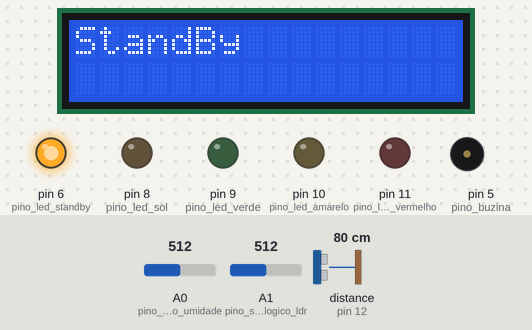
Bench run of a sketch on a simulated Arduino Uno, built with avr-gcc and run on an emulated ATmega328P. Parts: 16×2 character LCD, output pins drawn as LEDs (lit = HIGH), buzzer (waves = sounding, pin HIGH). Wiring (inferred from the names in the program): ultrasonic range finder: trigger pin 13; echo pin 12. The inputs (shaded band) are chosen by the test bench; at power-on: distance to the obstacle (sensor on pin 12) 80 cm, A1 (pino_sinal_analogico_ldr) = 512, A0 (pino_sinal_analogico_umidade) = 512. The echo pulse lasts 58.3 µs per cm; pins used as bus, display or sensor lines are not drawn; what the sketch prints to the serial monitor is not drawn.

Above: at 1.3 s.
1.4 s: distance to the obstacle (sensor on pin 12) set to 56 cm
3.5 s: distance to the obstacle (sensor on pin 12) set to 45 cm
At 5.5 s:
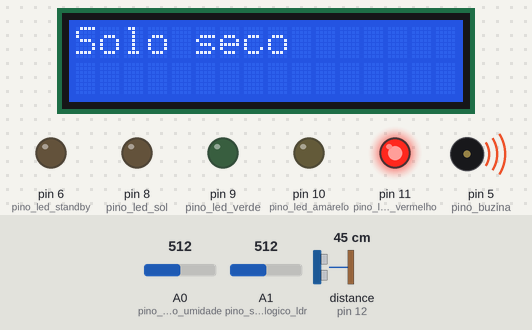
6.2 s: A1 (pino_sinal_analogico_ldr) set to 307
8.3 s: A1 (pino_sinal_analogico_ldr) set to 282
At 10.5 s:
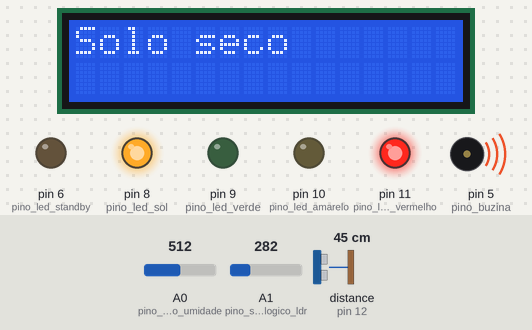
10.8 s: distance to the obstacle (sensor on pin 12) set to 60 cm
At 12.3 s:
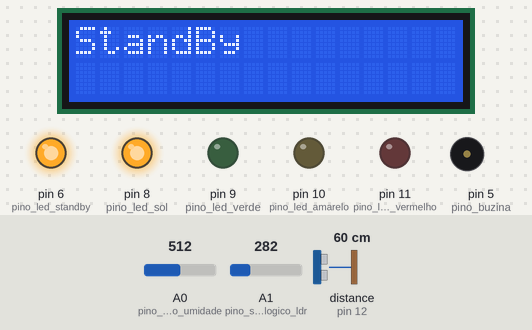
12.9 s: distance to the obstacle (sensor on pin 12) set to 2 cm
At 15.4 s:
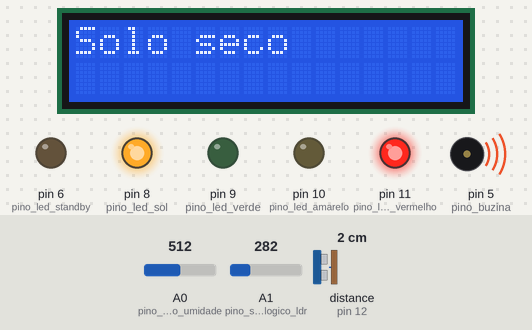
Timing chart, 0 to 16.4 s (numbered marks = the images above; inputs shaded):
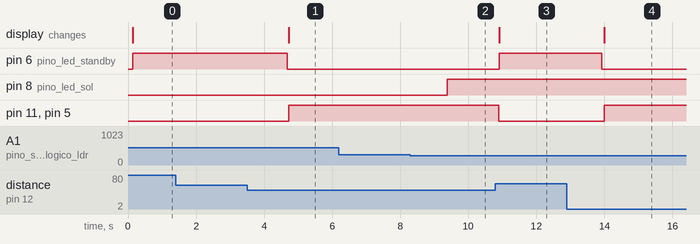

The sketch:

estufa.ino
```cpp
#include <Wire.h> // livraria do I2c
#include <LiquidCrystal_I2C.h> // biblioteca do LiquidCrystal


#define pino_trig 13
#define pino_echo  12
#define pino_led_vermelho 11
#define pino_led_amarelo 10
#define pino_led_verde 9
#define pino_led_sol 8
#define pino_led_standby 6
#define pino_buzina 5
#define pino_sinal_analogico_umidade A0
#define pino_sinal_analogico_ldr A1

long duracao, distancia;
int valor_analogico_umidade, valor_analogico_ldr;

LiquidCrystal_I2C lcd = LiquidCrystal_I2C(0x3F, 16, 2); // codigo do endereço do display


void setup()
{
  Serial.begin(9600);
  pinMode(pino_echo, INPUT);
  pinMode(pino_trig, OUTPUT);
  pinMode(pino_led_vermelho, OUTPUT);
  pinMode(pino_led_amarelo, OUTPUT);
  pinMode(pino_led_verde, OUTPUT);
  pinMode(pino_led_sol, OUTPUT);
  pinMode(pino_led_standby, OUTPUT);
  pinMode(pino_buzina, OUTPUT);
  pinMode(pino_sinal_analogico_umidade, INPUT);
  pinMode(pino_sinal_analogico_ldr, INPUT);

  //inicializa o LCD

  lcd.init();
  lcd.backlight();
  lcd.begin(16, 2);

  //Iniciando com LOW
  digitalWrite(pino_trig, LOW);
  digitalWrite(pino_echo, LOW);
  digitalWrite(pino_led_vermelho, LOW);
  digitalWrite(pino_led_amarelo, LOW);
  digitalWrite(pino_led_verde, LOW);
  digitalWrite(pino_led_sol, LOW);
  digitalWrite(pino_led_standby, LOW);
  digitalWrite(pino_buzina, LOW);
  digitalWrite(pino_sinal_analogico_umidade, LOW); //Conferir se pode começar com LOW
  digitalWrite(pino_sinal_analogico_ldr, LOW); //Conferir se pode começar com LOW
}

void loop() {
  //long duracao, distancia;
  digitalWrite(pino_trig, LOW);
  delayMicroseconds(2);
  digitalWrite(pino_trig, HIGH);
  delayMicroseconds(10);
  digitalWrite(pino_trig, LOW);
  duracao = pulseIn(pino_echo, HIGH);
  distancia = (duracao / 2) * 0.034;

  if (distancia < 50) {

    digitalWrite(pino_led_standby, LOW);


    //Codigo placa
    //le os valores analogicos
    valor_analogico_umidade = analogRead(pino_sinal_analogico_umidade);
    valor_analogico_ldr = analogRead(pino_sinal_analogico_ldr);
    //Limpa a tela
    lcd.clear();
    //Mostra os valores no lcd
    lcd.setCursor(0, 0);
    lcd.print("Luminosidade: ");
    lcd.setCursor(0, 1);// 8 primeiros digitos da segunda linha
    lcd.print("LDR: ");
    lcd.setCursor(9, 1);//muda o cursor para o 9 digito da segunda linha
    lcd.print("Cm: ");

    //Mostra o valor da porta analogica no serial monitor

    Serial.print(" Sensor umidade: ");
    Serial.print(valor_analogico_umidade);
    Serial.print("\n");
    Serial.print(" Sensor LDR: ");
    Serial.print(valor_analogico_ldr);
    Serial.print("\n");
    Serial.print(" Distancia: ");
    Serial.print(distancia);
    Serial.print("\n");

    //mostrando no LCD
    lcd.setCursor(0, 0); // Set the cursor on the third column and first row.

    if (valor_analogico_ldr < 300) {
      Serial.println(" Status: Sem Luminosidade");
      //Limpa a tela
      lcd.clear();
      lcd.print("Sem Luminosidade");
      digitalWrite(pino_led_sol, HIGH);
    } else {
      digitalWrite(pino_led_sol, LOW);
    }

    //Solo umido, acende o led verde
    if (valor_analogico_umidade > 0 && valor_analogico_umidade < 350)
    {
      Serial.println(" Status: Solo umido");
      //Limpa a tela
      lcd.clear();
      lcd.print("Solo umido");
      apagaleds();
      digitalWrite(pino_led_verde, HIGH);
    } else if (valor_analogico_umidade > 350 && valor_analogico_umidade < 500)
    {
      Serial.println(" Status: Umidade moderada");
      //Limpa a tela
      lcd.clear();
      lcd.print("Umidade moderada");
      apagaleds();
      digitalWrite(pino_led_amarelo, HIGH);
    } else if (valor_analogico_umidade > 500 && valor_analogico_umidade < 800)
    {
      Serial.println(" Status: Solo seco");
      //Limpa a tela
      lcd.clear();
      lcd.print("Solo seco");
      apagaleds();
      digitalWrite(pino_led_vermelho, HIGH);
      digitalWrite(pino_buzina, HIGH);
    }
    //Fim codigo placa
  }
  else {
    //Limpa a tela
    apagaleds();
    lcd.clear();
    lcd.print("StandBy");
    Serial.print("Sistema em StandBy - ");
    Serial.print("Distancia: ");
    Serial.print(distancia);
    Serial.println(" cm");
    digitalWrite(pino_led_standby, HIGH);


    /*Manter o recurso de led sol funcionando*/
    valor_analogico_ldr = analogRead(pino_sinal_analogico_ldr);
    if (valor_analogico_ldr < 300) {
      digitalWrite(pino_led_sol, HIGH);
    } else {
      digitalWrite(pino_led_sol, LOW);
    }
    /*Manter o recurso de led sol funcionando*/
  }
  delay(1500);
}

void apagaleds()
{
  digitalWrite(pino_led_vermelho, LOW);
  digitalWrite(pino_led_amarelo, LOW);
  digitalWrite(pino_led_verde, LOW);
  digitalWrite(pino_buzina, LOW);
}
```

Measured:
- the behaviour switches between 51 and 50 cm on distance to the obstacle (sensor on pin 12) (found by bisection; images 0 and 1)
- the behaviour switches between 300 and 299 on A1 (pino_sinal_analogico_ldr) (found by bisection; images 1 and 2)
- after the input at 1.4 s, every drawn part: stays the same
- after the input at 3.5 s, pin 6 (pino_led_standby): HIGH → LOW after 1.2 s; pin 11 (pino_led_vermelho), pin 5 (pino_buzina): LOW → HIGH after 1.2 s; the display: changes after 1.2 s (image 1)
- after the input at 8.3 s, pin 8 (pino_led_sol): LOW → HIGH after 1.1 s
- after the input at 10.8 s, pin 6 (pino_led_standby): LOW → HIGH after 0.11 s; pin 11 (pino_led_vermelho), pin 5 (pino_buzina): HIGH → LOW after 0.10 s; the display: changes after 0.11 s (image 3)
- after the input at 12.9 s, pin 6 (pino_led_standby): HIGH → LOW after 1.0 s; pin 11 (pino_led_vermelho), pin 5 (pino_buzina): LOW → HIGH after 1.1 s; the display: changes after 1.1 s (image 4)
